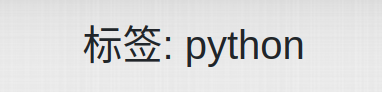
#> input picture images/test4.png, 382 x 92 px
$ python 5.projection_segm.py
#> lines starting #> are read from the running program, lines starting #| are printed output that depends on the picture; after the words box and inside, x2 and y2 are one past the last pixel; in counts of white or black regions, pixels touching at a corner belong together
import cv2
import numpy as np


def get_xy_coordinate(list_data):
    for i in range(len(list_data)):
        if list_data[i] > 0:
            x1 = i
            break

    new_list_data = list(reversed(list_data))
    for i in range(len(new_list_data)):
        if new_list_data[i] > 0:
            x2 = i
            break
    x2 = len(new_list_data) - x2

    return x1, x2


def main(image_path):
#> called with image_path = '../images/test4.png'
    img = cv2.imread(image_path)
#> img is the input picture: shape (92, 382, 3); mean B, G, R 219.7, 219.4, 219.2
    img_gray = cv2.cvtColor(img, cv2.COLOR_BGR2GRAY)
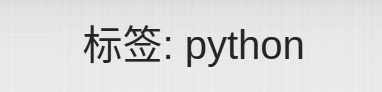
#> img_gray: shape (92, 382); min 36, max 238, mean 219.4
    _, binary = cv2.threshold(img_gray, 0, 255, cv2.THRESH_OTSU+cv2.THRESH_BINARY)
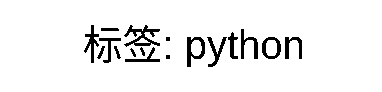
#> binary: shape (92, 382); 93.8% white; 17 black regions (2 under 20 px), largest, box (x1, y1, x2, y2) and area: (124, 25, 160, 47) 329, (187, 37, 205, 67) 249, (84, 25, 99, 63) 205

    # 垂直投影
    rows, cols = binary.shape
#> rows = 92; cols = 382
    ver_list = [0] * cols
#> ver_list = 382 values from 0 to 0
    for j in range(cols):
        for i in range(rows):
            if binary.item(i, j) == 0:
                ver_list[j] = ver_list[j] + 1

    ver_arr = np.array(ver_list)
    ver_arr[np.where(ver_arr < 5)] = 0  # 去除噪点
    ver_list = ver_arr.tolist()

    # 水平投影
    hor_list = [0] * rows
#> hor_list = 92 values from 0 to 0
    for i in range(rows):
        for j in range(cols):
            if binary.item(i, j) == 0:
                hor_list[i] = hor_list[i] + 1

    hor_arr = np.array(hor_list)
    hor_arr[np.where(hor_arr < 5)] = 0
    hor_list = hor_arr.tolist()

     # 绘制垂直投影
    img_white_v = np.ones(shape=(rows, cols), dtype=np.uint8) * 255
    for j in range(cols):
        pt1 = (j, rows-1)
        pt2 = (j, rows-1-ver_list[j])
        cv2.line(img_white_v, pt1, pt2, (0,), 1)
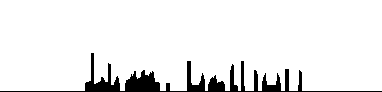
#> img_white_v: shape (92, 382); 93% white; 1 black region, box (x1, y1, x2, y2) and area: (0, 53, 382, 92) 2476
    cv2.imshow('vertical projection', img_white_v)

    # 绘制水平投影
    img_white_h = np.ones(shape=(rows, cols), dtype=np.uint8) * 255
    for i in range(rows):
        pt1 = (cols-1, i)
        pt2 = (cols-1-hor_list[i], i)
        cv2.line(img_white_h, pt1, pt2, (0,), 1)
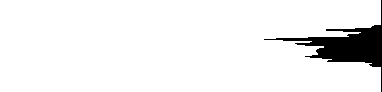
#> img_white_h: shape (92, 382); 93.6% white; 1 black region, box (x1, y1, x2, y2) and area: (264, 0, 382, 92) 2260
    cv2.imshow('horizontal projection', img_white_h)

    x1, x2 = get_xy_coordinate(ver_list)
#> x1 = 85; x2 = 302
    y1, y2 = get_xy_coordinate(hor_list)
#> y1 = 25; y2 = 67
    #print('x1, y1, x2, y2: ', x1, y1, x2, y2)

    cv2.rectangle(img, (x1, y1), (x2, y2), (255, 255, 0), 2)
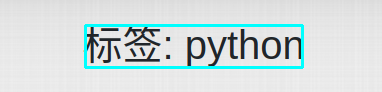
#> img: shape (92, 382, 3); 4.41% of pixels changed, all inside (x1, y1, x2, y2) = (84, 24, 304, 69)
    cv2.imshow('img', img)
    cv2.waitKey(0)
    cv2.destroyAllWindows()


if __name__ == '__main__':
    image_path = '../images/test4.png'
    main(image_path)
